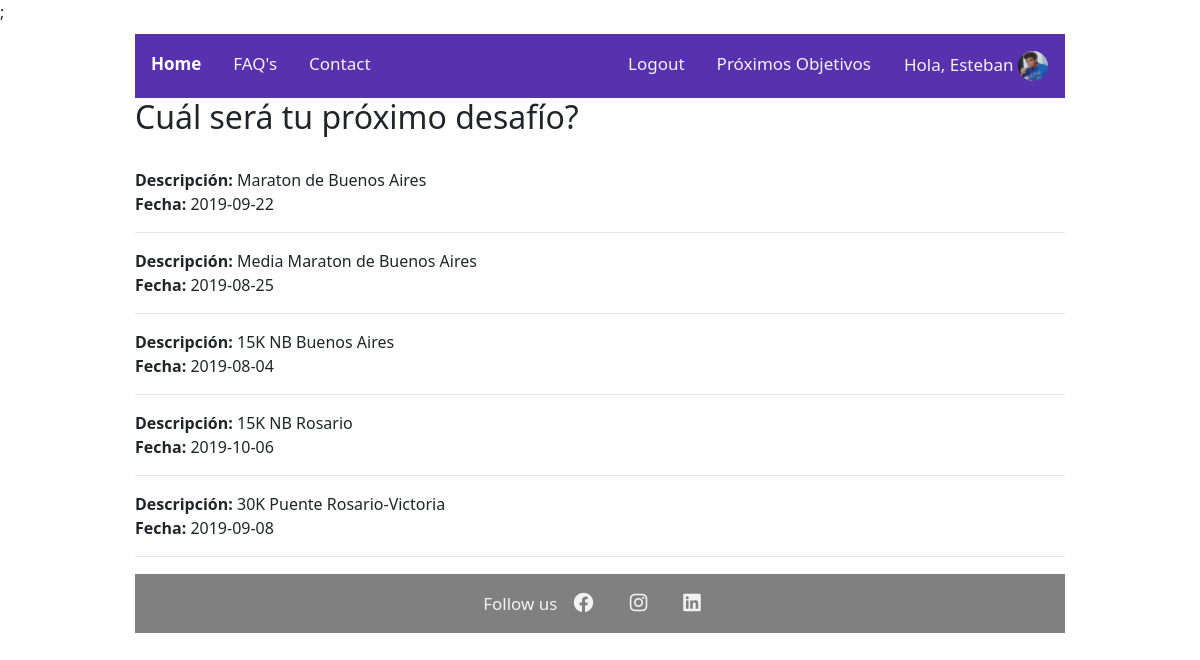
/carreras.php (signed in), run on the app's committed database.
### tables this page shows
CREATE TABLE `goals` (
  `id` int(10) unsigned NOT NULL AUTO_INCREMENT,
  `created_at` timestamp NULL DEFAULT NULL,
  `updated_at` timestamp NULL DEFAULT NULL,
  `title` varchar(100) NOT NULL,
  `goal_date` date DEFAULT NULL,
  PRIMARY KEY (`id`)
);

### clases/Query.php (called while the page is built, shortened)
<?php
class Query {
    static public function listado($pdo, $tabla) {
        $sql = "SELECT * FROM $tabla";
        $consulta = $pdo->query($sql);
        $listado = $consulta->fetchall(PDO::FETCH_ASSOC);
        return $listado;
    }
}
?>

### carreras.php (the view, shortened to what this page needs)
<?php
  require_once("autoload.php");
  $carreras = Query::listado($pdo,"goals");
?>
<!doctype html>
<html>
  <?php include("head.php");?>
  <link rel="stylesheet" href="css/styles.css">;
  <body>
    <div class="container">
      <?php include("header.php");?>
        <main>
          <h2> Cuál será tu próximo desafío? </h2>
          <br>
            <?php foreach ($carreras as $key => $carrera) : ?>
              <div>
                <strong>Descripción: </strong> <?=$carrera['title'];?>
                <br>
                <strong>Fecha: </strong> <?=$carrera['goal_date'];?>
                <br>
                <hr>
              </div>
            <?php endforeach; ?>
        </main>
<?php include("footer.php");?>
</div>
</body>
</html>

### css/styles.css (style rules this page uses)
* { box-sizing: border-box; margin: 0 auto; padding: 0; }
body { font-family: 'Segoe UI', Tahoma, Geneva, Verdana, sans-serif; }
.container { width: 960px; position: relative; top: 10px; }

### data on the page
goals: title "Maraton de Buenos Aires", goal_date "2019-09-22"
goals: title "Media Maraton de Buenos Aires", goal_date "2019-08-25"
goals: title "15K NB Buenos Aires", goal_date "2019-08-04"
goals: title "15K NB Rosario", goal_date "2019-10-06"
goals: title "30K Puente Rosario-Victoria", goal_date "2019-09-08"

### other printed values
$_SESSION["nombre"] "Esteban"
